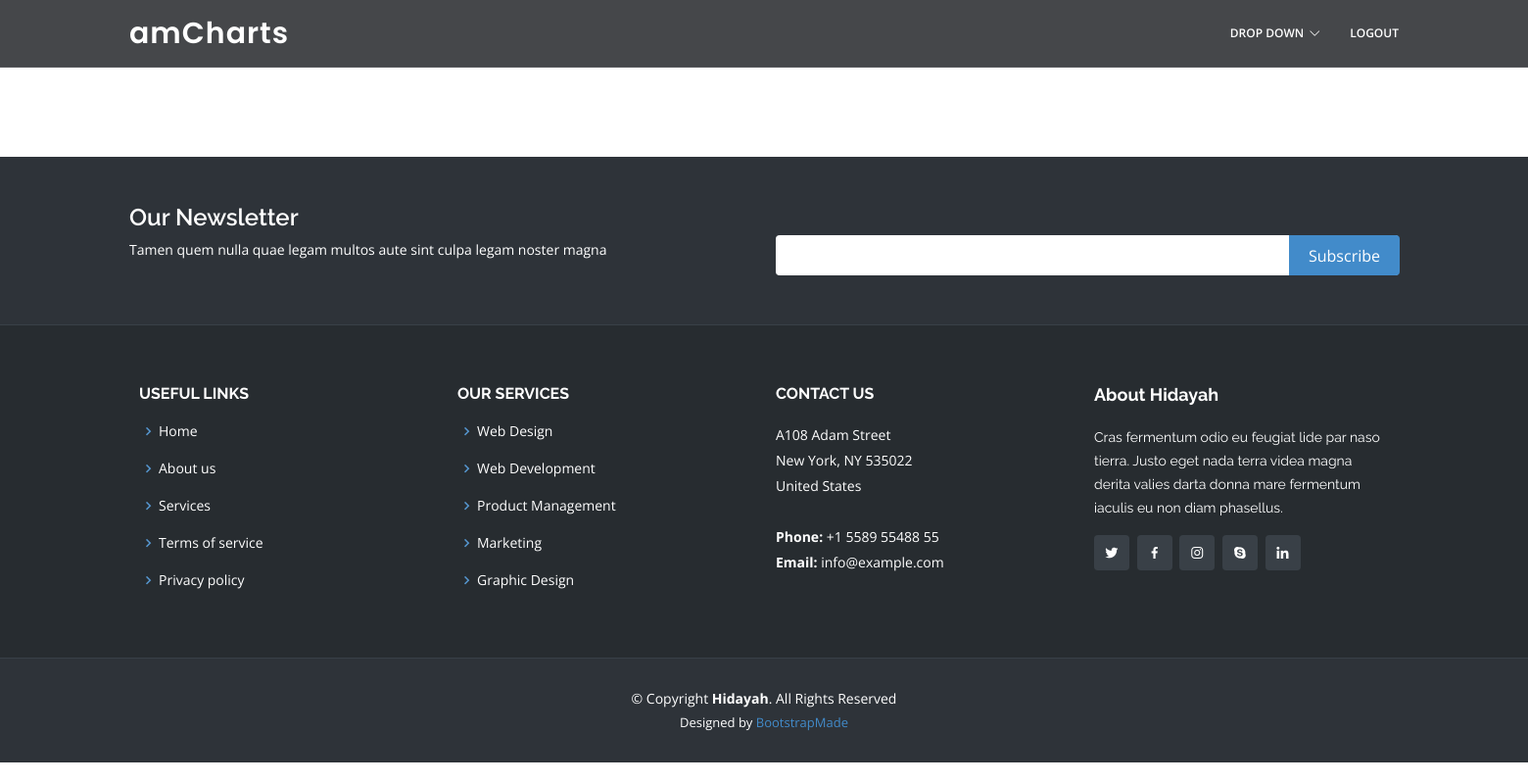
The app's page / (signed in), older data.
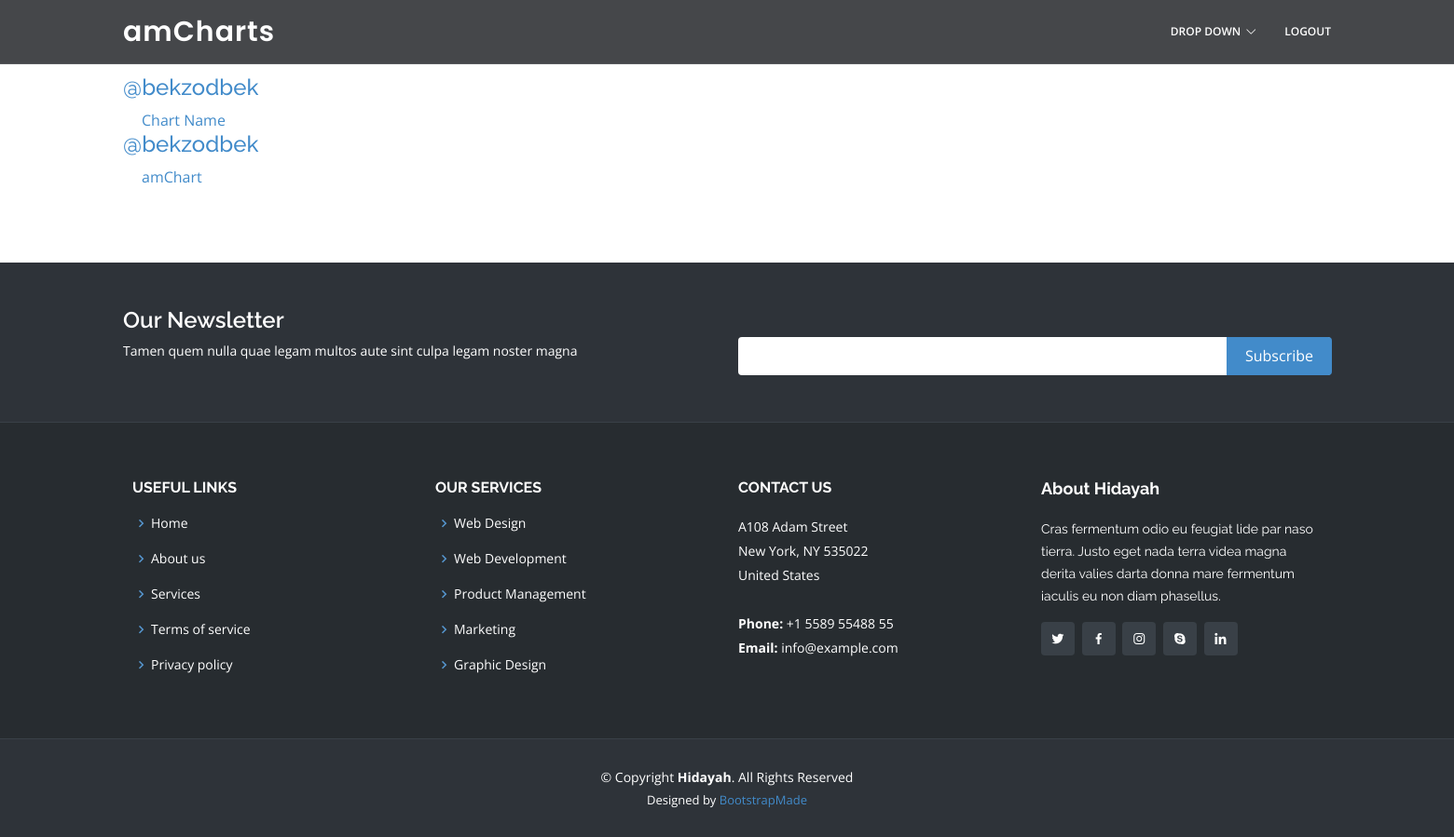
The same page, newer data.
### chart/models.py (models this page shows, shortened)
class Chart(models.Model):
    PIE = "Pie"
    COLUMN = "Column"
    CHART_CHOICES = [
        (PIE, "Pie Chart"),
        (COLUMN, "Column Chart")
    ]
    author = models.ForeignKey(MyUser, on_delete=models.CASCADE,related_name='chart' )
    name = models.CharField(max_length=150)
    slug = models.SlugField(unique=True)
    caption = models.TextField(max_length=700)
    created_on = models.DateTimeField(("date joined"), default=timezone.now)
    view_count = models.IntegerField(default=0)
    chart_type = models.CharField(max_length=15,choices=CHART_CHOICES, default=PIE)

class MyUser(AbstractUser):
    is_organiser = models.BooleanField(default=False)
    is_agent = models.BooleanField(default=False)
    following = models.ManyToManyField(
        "self", blank=True, related_name="followers", symmetrical=False
    )

### chart/views.py (the view)
# urls.py: path('', home, name="home"),
def home(request):
    charts_count = Chart.objects.count()
    user_count = User.objects.count()
    date_joined_count = User.objects.filter(date_joined__date=timezone.now()-timezone.timedelta(0)).count()
    users = User.objects.all().order_by('-id')[:date_joined_count]
    elem_count = Element.objects.count()
    following_actions = None
    if request.user.is_authenticated:
        user = get_object_or_404(User, username=request.user)
        following_actions = user.followers.all().order_by('-id')[:15]
    contact = ContactUsForm()
    if request.method == "POST":
        contact = ContactUsForm(request.POST)
        if contact.is_valid():
            contact.save()
            return redirect('app:home')
    context = {
        "charts_count":charts_count,
        "user_count":user_count,
        "elem_count":elem_count,
        "following_actions":following_actions,
        "users":users,
        "contact":contact
    }
    return render(request, 'pages/home.html', context)

### chart/forms.py
class ContactUsForm(forms.ModelForm):
    class Meta:
        model = ContactUs
        fields = ["name", "email", "subject", "message"]

### templates/pages/home.html (shortened to what this page needs)
{% extends 'layout/base.html' %}
{% block content %}
{% if request.user.is_authenticated %}
{% include 'includes/inner.html' %}
{% endif %}
{% endblock content %}

### templates/layout/base.html (shortened to what this page needs)
<!DOCTYPE html>
{% load static %}
<html lang="en">
<head>
    <link href="{% static 'assets/vendor/animate.css/animate.min.css' %}" rel="stylesheet">
    <link href="{% static 'assets/vendor/bootstrap/css/bootstrap.min.css' %}" rel="stylesheet">
    <link href="{% static 'assets/vendor/bootstrap-icons/bootstrap-icons.css' %}" rel="stylesheet">
    <link href="{% static 'assets/vendor/boxicons/css/boxicons.min.css' %}" rel="stylesheet">
    <link href="{% static 'assets/vendor/glightbox/css/glightbox.min.css' %}" rel="stylesheet">
    <link href="{% static 'assets/vendor/remixicon/remixicon.css' %}" rel="stylesheet">
    <link href="{% static 'assets/vendor/swiper/swiper-bundle.min.css' %}" rel="stylesheet">
    <link href="{% static 'assets/css/style.css' %}" rel="stylesheet">
    <link href="{% static 'css/style.css' %}" rel="stylesheet">
</head>
<body>
    {% include 'includes/header.html' %}
    {% block content %}
    {% endblock content %}
    {% include 'includes/footer.html' %}
</body>
</html>

### templates/includes/header.html (shortened to what this page needs)
<header id="header" class="fixed-top header-inner-pages">
    <div class="container d-flex align-items-center justify-content-between">
        <h1 class="logo"><a href="#">amCharts</a></h1>
        <nav id="navbar" class="navbar">
            <ul>
                <li class="dropdown"><a href="#"><span>Drop Down</span> <i class="bi bi-chevron-down"></i></a>
                </li>
                {% if request.user.is_authenticated %}
                <li><a class="nav-link scrollto" href="{% url 'logout' %}">LogOut</a></li>
                {% endif %}
            </ul>
        </nav>
    </div>
</header>

### templates/includes/inner.html (shortened to what this page needs)
<main id="main">
    <section class="inner-page">
      <div class="container">
        <div class=" d-flex">
          <div class="col-xl-10">
            {% for following in following_actions %}
            {% for element in following.chart.all %}
            <h4><a style="text-decoration: none;" href="{% url 'app:profile' element.author.username %}">@{{ element.author.username }}</a></h4>
            <a style="margin-left: 20px;" href="{% url 'app:chart' element.slug %}">{{ element.name }}</a>
            {% endfor %}
            {% endfor %}
          </div>
          <div class="col-xl-10">
          </div>
        </div>
    </section>
  </main>

### templates/includes/footer.html (shortened to what this page needs)
<footer id="footer">
    <div class="footer-newsletter">
        <div class="container">
            <div class="row">
                <div class="col-lg-6">
                    <h4>Our Newsletter</h4>
                    <p>Tamen quem nulla quae legam multos aute sint culpa legam noster magna</p>
                </div>
                <div class="col-lg-6">
                    <form action="" method="post">
                        <input type="email" name="email"><input type="submit" value="Subscribe">
                    </form>
                </div>
            </div>
        </div>
    </div>
    <div class="footer-top">
        <div class="container-fluid">
            <div class="row justify-content-center">
                <div class="col-xl-10">
                    <div class="row">
                        <div class="col-lg-3 col-md-6 footer-links">
                            <h4>Useful Links</h4>
                            <ul>
                                <li><i class="bx bx-chevron-right"></i> <a href="#">Home</a></li>
                                <li><i class="bx bx-chevron-right"></i> <a href="#">About us</a></li>
                                <li><i class="bx bx-chevron-right"></i> <a href="#">Services</a></li>
                                <li><i class="bx bx-chevron-right"></i> <a href="#">Terms of service</a></li>
                                <li><i class="bx bx-chevron-right"></i> <a href="#">Privacy policy</a></li>
                            </ul>
                        </div>
                        <div class="col-lg-3 col-md-6 footer-links">
                            <h4>Our Services</h4>
                            <ul>
                                <li><i class="bx bx-chevron-right"></i> <a href="#">Web Design</a></li>
                                <li><i class="bx bx-chevron-right"></i> <a href="#">Web Development</a></li>
                                <li><i class="bx bx-chevron-right"></i> <a href="#">Product Management</a></li>
                                <li><i class="bx bx-chevron-right"></i> <a href="#">Marketing</a></li>
                                <li><i class="bx bx-chevron-right"></i> <a href="#">Graphic Design</a></li>
                            </ul>
                        </div>
                        <div class="col-lg-3 col-md-6 footer-contact">
                            <h4>Contact Us</h4>
                            <p>
                                A108 Adam Street <br>
                                New York, NY 535022<br>
                                United States <br><br>
                                <strong>Phone:</strong> +1 5589 55488 55<br>
                                <strong>Email:</strong> info@example.com<br>
                            </p>
                        </div>
                        <div class="col-lg-3 col-md-6 footer-info">
                            <h3>About Hidayah</h3>
                            <p>Cras fermentum odio eu feugiat lide par naso tierra. Justo eget nada terra videa
                                magna derita valies darta donna mare fermentum iaculis eu non diam phasellus.
                            </p>
                            <div class="social-links mt-3">
                                <a href="#" class="twitter"><i class="bx bxl-twitter"></i></a>
                                <a href="#" class="facebook"><i class="bx bxl-facebook"></i></a>
                                <a href="#" class="instagram"><i class="bx bxl-instagram"></i></a>
                                <a href="#" class="google-plus"><i class="bx bxl-skype"></i></a>
                                <a href="#" class="linkedin"><i class="bx bxl-linkedin"></i></a>
                            </div>
                        </div>
                    </div>
                </div>
            </div>
        </div>
    </div>
    <div class="container">
        <div class="copyright">
            &copy; Copyright <strong><span>Hidayah</span></strong>. All Rights Reserved
        </div>
        <div class="credits">
            Designed by <a href="https://bootstrapmade.com/">BootstrapMade</a>
        </div>
    </div>
</footer>

### static/assets/css/style.css (style rules this page uses)
body { font-family: "Open Sans", sans-serif; color: #444444; }
a { color: #428bca; text-decoration: none; }
h1, h2, h3, h4, h5, h6 { font-family: "Raleway", sans-serif; }
#header { transition: all 0.5s; z-index: 997; padding: 15px 0; border-bottom: 1px solid rgba(255, 255, 255, 0.1); }
#header.header-scrolled, #header.header-inner-pages { background: rgba(23, 26, 29, 0.8); }
#header .logo { font-size: 30px; margin: 0; padding: 0; line-height: 1; font-weight: 600; letter-spacing: 1px; font-family: "Poppins", sans-serif; }
#header .logo a { color: #fff; }
.navbar { padding: 0; }
.navbar ul { margin: 0; padding: 0; display: flex; list-style: none; align-items: center; }
.navbar li { position: relative; }
.navbar a, .navbar a:focus { display: flex; align-items: center; justify-content: space-between; padding: 10px 0 10px 30px; text-transform: uppercase; font-size: 12px; font-weight: 600; color: #fff; white-space: nowrap; transition: 0.3s; }
.navbar a i, .navbar a:focus i { font-size: 12px; line-height: 0; margin-left: 5px; }
section { padding: 80px 0; }
#footer { background: #2e3339; padding: 0 0 30px 0; color: #fff; font-size: 14px; }
#footer .footer-newsletter { padding: 50px 0; background: #2e3339; }
#footer .footer-newsletter h4 { font-size: 24px; margin: 0 0 10px 0; padding: 0; line-height: 1; font-weight: 600; }
#footer .footer-newsletter form { margin-top: 30px; background: #fff; padding: 6px 10px; position: relative; border-radius: 4px; }
#footer .footer-newsletter form input[type=email] { border: 0; padding: 4px; width: calc(100% - 100px); }
#footer .footer-newsletter form input[type=submit] { position: absolute; top: -3px; right: -4px; bottom: -3px; border: 0; background: none; font-size: 16px; padding: 0 20px 0 20px; margin: 3px; background: #428bca; color: #fff; transition: 0.3s; border-radius: 0 4px 4px 0; }
#footer .footer-top { background: #272c30; border-top: 1px solid #394047; border-bottom: 1px solid #394047; padding: 60px 0 30px 0; }
#footer .footer-top .footer-info { margin-bottom: 30px; }
#footer .footer-top .footer-info h3 { font-size: 18px; margin: 0 0 20px 0; padding: 2px 0 2px 0; line-height: 1; font-weight: 700; }
#footer .footer-top .footer-info p { font-size: 14px; line-height: 24px; margin-bottom: 0; font-family: "Raleway", sans-serif; color: #fff; }
#footer .footer-top .social-links a { font-size: 16px; display: inline-block; background: #394047; color: #fff; line-height: 1; padding: 10px 0; margin-right: 4px; border-radius: 4px; text-align: center; width: 36px; height: 36px; transition: 0.3s; }
#footer .footer-top h4 { font-size: 16px; font-weight: bold; color: #fff; text-transform: uppercase; position: relative; padding-bottom: 12px; }
#footer .footer-top .footer-links { margin-bottom: 30px; }
#footer .footer-top .footer-links ul { list-style: none; padding: 0; margin: 0; }
#footer .footer-top .footer-links ul i { padding-right: 2px; color: #5697d0; font-size: 18px; line-height: 1; }
#footer .footer-top .footer-links ul li { padding: 10px 0; display: flex; align-items: center; }
#footer .footer-top .footer-links ul li:first-child { padding-top: 0; }
#footer .footer-top .footer-links ul a { color: #fff; transition: 0.3s; display: inline-block; line-height: 1; }
#footer .footer-top .footer-contact { margin-bottom: 30px; }
#footer .footer-top .footer-contact p { line-height: 26px; }
#footer .copyright { text-align: center; padding-top: 30px; }
#footer .credits { padding-top: 5px; text-align: center; font-size: 13px; color: #fff; }

### static/css/style.css (style rules this page uses)
* { margin: 0; padding: 0; box-sizing: border-box; }

Row changes from the older to the newer data that the page shows:
added Chart: author.username "bekzodbek", name "Chart Name"
added Chart: author.username "bekzodbek", name "amChart"
